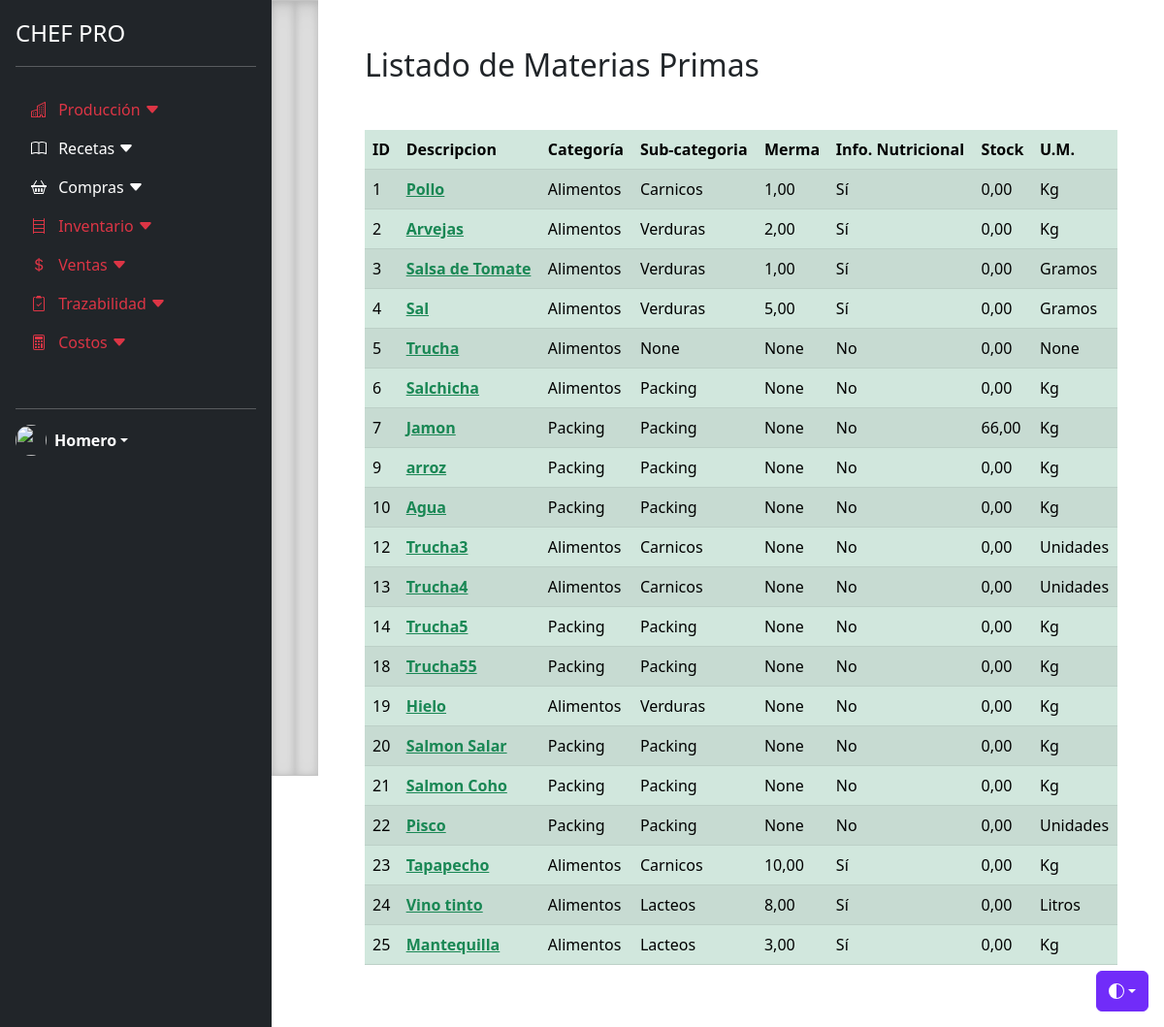
Page /mp_listado/ (signed in) on the committed database.
### recetas/models.py (models this page shows, shortened)
class Materia_prima(models.Model):
    descripcion = models.CharField(max_length=45, unique=True)
    categoria =  models.ForeignKey(Categoria_material, on_delete=models.SET_NULL, null=True)
    subcategoria =  models.ForeignKey(Subcategoria_material, on_delete=models.SET_NULL, null=True)
    unidad_de_medida = models.ForeignKey(Unidad_de_medida, on_delete=models.SET_NULL, null=True)
    merma = models.DecimalField(max_digits=5, decimal_places=2, verbose_name='Merma en %', null=True, blank=True)
    calorias = models.DecimalField(max_digits=5, decimal_places=2, null=True, blank=True)
    carbohidratos = models.DecimalField(max_digits=5, decimal_places=2, null=True, blank=True)
    proteina = models.DecimalField(max_digits=5, decimal_places=2, null=True, blank=True)
    sodio = models.DecimalField(max_digits=5, decimal_places=2, null=True, blank=True)
    azucares = models.DecimalField(max_digits=5, decimal_places=2, null=True, blank=True)
    grasa_total = models.DecimalField(max_digits=5, decimal_places=2, null=True, blank=True)
    grasa_saturada = models.DecimalField(max_digits=5, decimal_places=2, null=True, blank=True)
    grasa_monosaturada = models.DecimalField(max_digits=5, decimal_places=2, null=True, blank=True)
    grasa_poliinsaturada = models.DecimalField(max_digits=5, decimal_places=2, null=True, blank=True)
    grasa_trans = models.DecimalField(max_digits=5, decimal_places=2, null=True, blank=True)
    colesterol = models.DecimalField(max_digits=5, decimal_places=2, null=True, blank=True)
    fibras = models.DecimalField(max_digits=5, decimal_places=2, null=True, blank=True)
    inventario = models.DecimalField(max_digits=9, decimal_places=2, default=0, null=True, blank=True)
    @property
    def tiene_ficha_tecnica(self):
        if self.calorias is not None and self.proteina is not None \
            and self.grasa_total is not None and self.grasa_saturada is not None \
                and self.grasa_monosaturada is not None and self.grasa_poliinsaturada is not None \
                    and self.grasa_trans is not None and self.colesterol is not None \
                        and self.carbohidratos is not None and self.azucares is not None \
                            and self.fibras is not None and self.sodio is not None:
            return "Sí"
        else:
            return "No"
    class Meta:
        verbose_name_plural = "Materias Primas"

class Categoria_material(models.Model):
    nombre_categoria = models.CharField(max_length=45, unique=True)
    desc_categoria = models.CharField(max_length=500, blank=True)
    class Meta:
        verbose_name_plural = "Categorias material"
    def __str__(self):
       return self.nombre_categoria

class Subcategoria_material(models.Model):
    nombre_subcategoria = models.CharField(max_length=45, unique=True)
    desc_subcategoria = models.CharField(max_length=500, blank=True)
    class Meta:
        verbose_name_plural = "Subcategorias material"
    def __str__(self):
       return self.nombre_subcategoria

class Unidad_de_medida(models.Model):
    nombre_unidad_de_medida = models.CharField(max_length=20, unique=True)
    class Meta:
        verbose_name_plural = "Unidades de medida"
    def __str__(self):
       return self.nombre_unidad_de_medida

### recetas/views.py (the view)
# urls.py: path('mp_listado/', Materia_primaListView.as_view(), name='recetas-mp_listado'),
class Materia_primaListView(ListView):
    model = Materia_prima
    template_name = 'recetas/mp_listado.html'
    context_object_name = 'materias_primas'

### recetas/templates/recetas/mp_listado.html
{% extends "recetas/base.html" %}
{% block content %}
<p class="h2 mb-5">Listado de Materias Primas</p>
<table class="datatable table table-striped table-success">
    <thead>
      <tr>
        <th scope="col">ID</th>
        <th scope="col">Descripcion</th>
        <th scope="col">Categoría</th>
        <th scope="col">Sub-categoria</th>
        <th scope="col">Merma</th>
        <th scope="col">Info. Nutricional</th>
        <th scope="col">Stock</th>
        <th scope="col">U.M.</th>
      </tr>
    </thead>
    <tbody>
{% for mp in materias_primas %}
      <tr>
        <td scope="col">{{ mp.pk }}</td>
        <th scope="row"><a class="link-success" href="{% url 'recetas-mp_detalle' mp.id %}">{{ mp.descripcion }}</a></th>
        <td>{{ mp.categoria }}</td>
        <td>{{ mp.subcategoria }}</td>
        <td>{{ mp.merma }}</td>
        <td>{{ mp.tiene_ficha_tecnica }}</td>
        <td>{{ mp.inventario }}</td>
        <td>{{ mp.unidad_de_medida }}</td>
      </tr>
{% endfor %}
    </tbody>
  </table>
{% endblock content%}

### rows in the picture
Materia_prima: pk "1", descripcion "Pollo", categoria "Alimentos", subcategoria "Carnicos", merma "1,00", tiene_ficha_tecnica "Sí", inventario "0,00", unidad_de_medida "Kg"
Materia_prima: pk "2", descripcion "Arvejas", categoria "Alimentos", subcategoria "Verduras", merma "2,00", tiene_ficha_tecnica "Sí", inventario "0,00", unidad_de_medida "Kg"
Materia_prima: pk "3", descripcion "Salsa de Tomate", categoria "Alimentos", subcategoria "Verduras", merma "1,00", tiene_ficha_tecnica "Sí", inventario "0,00", unidad_de_medida "Gramos"
Materia_prima: pk "4", descripcion "Sal", categoria "Alimentos", subcategoria "Verduras", merma "5,00", tiene_ficha_tecnica "Sí", inventario "0,00", unidad_de_medida "Gramos"
Materia_prima: pk "5", descripcion "Trucha", categoria "Alimentos", subcategoria "None", merma "None", tiene_ficha_tecnica "No", inventario "0,00", unidad_de_medida "None"
Materia_prima: pk "6", descripcion "Salchicha", categoria "Alimentos", subcategoria "Packing", merma "None", tiene_ficha_tecnica "No", inventario "0,00", unidad_de_medida "Kg"
Materia_prima: pk "7", descripcion "Jamon", categoria "Packing", subcategoria "Packing", merma "None", tiene_ficha_tecnica "No", inventario "66,00", unidad_de_medida "Kg"
Materia_prima: pk "9", descripcion "arroz", categoria "Packing", subcategoria "Packing", merma "None", tiene_ficha_tecnica "No", inventario "0,00", unidad_de_medida "Kg"
Materia_prima: pk "10", descripcion "Agua", categoria "Packing", subcategoria "Packing", merma "None", tiene_ficha_tecnica "No", inventario "0,00", unidad_de_medida "Kg"
Materia_prima: pk "12", descripcion "Trucha3", categoria "Alimentos", subcategoria "Carnicos", merma "None", tiene_ficha_tecnica "No", inventario "0,00", unidad_de_medida "Unidades"
Materia_prima: pk "13", descripcion "Trucha4", categoria "Alimentos", subcategoria "Carnicos", merma "None", tiene_ficha_tecnica "No", inventario "0,00", unidad_de_medida "Unidades"
Materia_prima: pk "14", descripcion "Trucha5", categoria "Packing", subcategoria "Packing", merma "None", tiene_ficha_tecnica "No", inventario "0,00", unidad_de_medida "Kg"
Materia_prima: pk "18", descripcion "Trucha55", categoria "Packing", subcategoria "Packing", merma "None", tiene_ficha_tecnica "No", inventario "0,00", unidad_de_medida "Kg"
Materia_prima: pk "19", descripcion "Hielo", categoria "Alimentos", subcategoria "Verduras", merma "None", tiene_ficha_tecnica "No", inventario "0,00", unidad_de_medida "Kg"
Materia_prima: pk "20", descripcion "Salmon Salar", categoria "Packing", subcategoria "Packing", merma "None", tiene_ficha_tecnica "No", inventario "0,00", unidad_de_medida "Kg"
Materia_prima: pk "21", descripcion "Salmon Coho", categoria "Packing", subcategoria "Packing", merma "None", tiene_ficha_tecnica "No", inventario "0,00", unidad_de_medida "Kg"
Materia_prima: pk "22", descripcion "Pisco", categoria "Packing", subcategoria "Packing", merma "None", tiene_ficha_tecnica "No", inventario "0,00", unidad_de_medida "Unidades"
Materia_prima: pk "23", descripcion "Tapapecho", categoria "Alimentos", subcategoria "Carnicos", merma "10,00", tiene_ficha_tecnica "Sí", inventario "0,00", unidad_de_medida "Kg"
Materia_prima: pk "24", descripcion "Vino tinto", categoria "Alimentos", subcategoria "Lacteos", merma "8,00", tiene_ficha_tecnica "Sí", inventario "0,00", unidad_de_medida "Litros"
Materia_prima: pk "25", descripcion "Mantequilla", categoria "Alimentos", subcategoria "Lacteos", merma "3,00", tiene_ficha_tecnica "Sí", inventario "0,00", unidad_de_medida "Kg"
